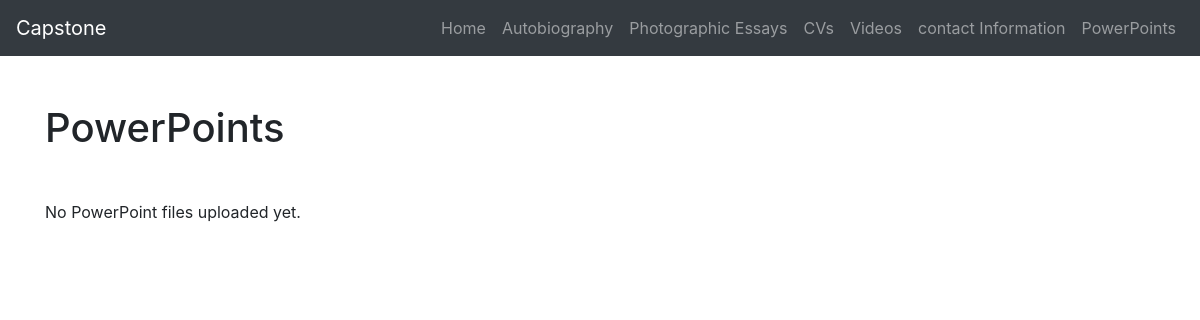
Page /powerpoints/ (signed in) on the earlier database version.
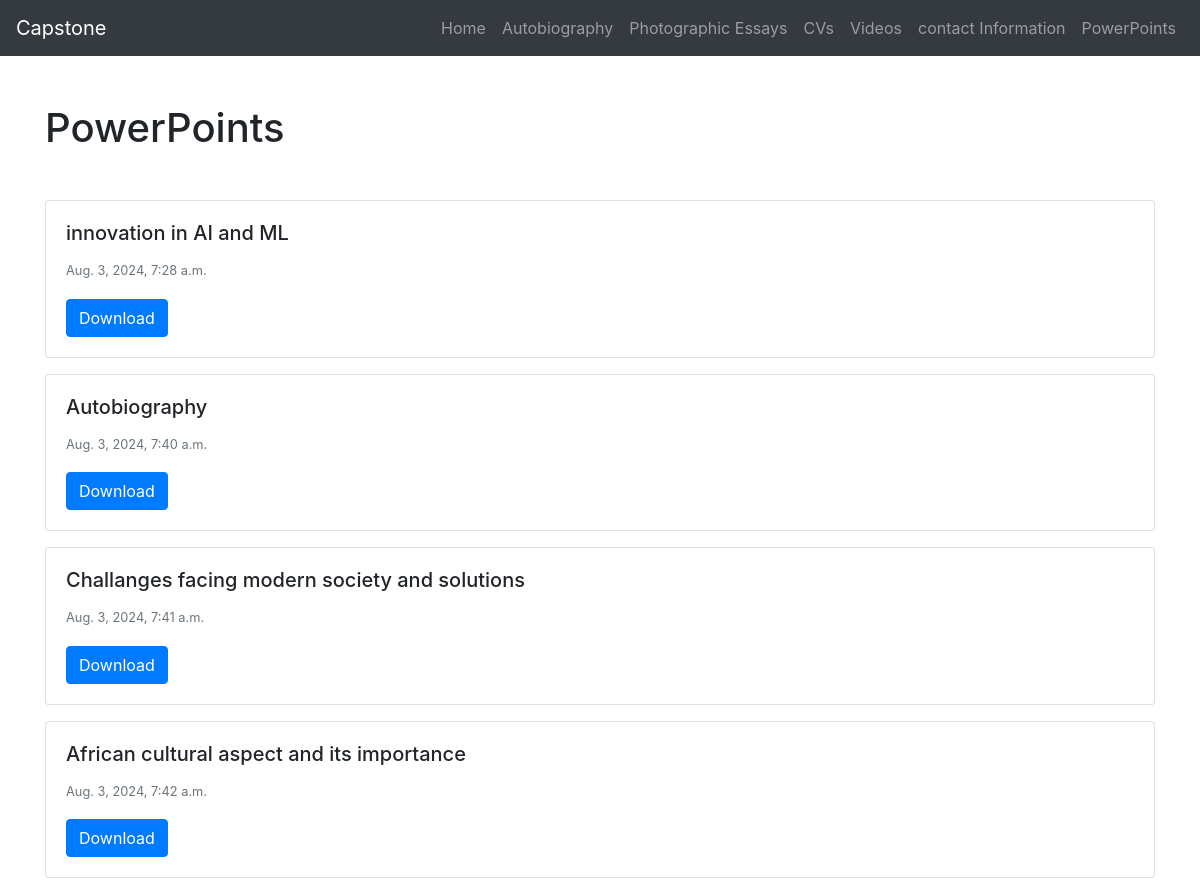
Same page on the later database version.
### powerpoint/models.py (models this page shows, shortened)
class PowerPoint(models.Model):
    title = models.CharField(max_length=100)
    file = models.FileField(upload_to='powerpoints/')
    uploaded_at = models.DateTimeField(auto_now_add=True)

### powerpoint/views.py (the view)
# urls.py: path('', views.powerpoint_list, name='powerpoint_list'),
@login_required
def powerpoint_list(request):
    powerpoints = PowerPoint.objects.all()
    return render(request, 'powerpoint/powerpoint_list.html', {'powerpoints': powerpoints})

### templates/powerpoint/powerpoint_list.html
{% extends 'core/base.html' %}
{% block content %}
<div class="container mt-5">
    <h1 class="mb-4">PowerPoints</h1>
    <div class="mt-5">
        {% for powerpoint in powerpoints %}
        <div class="card mb-3">
            <div class="card-body">
                <h5 class="card-title">{{ powerpoint.title }}</h5>
                <p class="card-text"><small class="text-muted">{{ powerpoint.uploaded_at }}</small></p>
                <a href="{{ powerpoint.file.url }}" class="btn btn-primary" download>Download</a>
            </div>
        </div>
        {% empty %}
        <p>No PowerPoint files uploaded yet.</p>
        {% endfor %}
    </div>
</div>
{% endblock %}

### templates/core/base.html (shortened to what this page needs)
<!DOCTYPE html>
{% load static %}
   <html lang="en">
    <head>
      <link rel="stylesheet" href="https://stackpath.bootstrapcdn.com/bootstrap/4.5.2/css/bootstrap.min.css">
      <link rel="stylesheet" href="{% static 'css/styles.css' %}">
  </head>
     <body>
      {% include 'core/navbar.html' %}
       {% block content %} {% endblock %}
     </body>
   </html>

### templates/core/navbar.html (shortened to what this page needs)
<nav class="navbar navbar-expand-lg navbar-dark bg-dark">
    <a class="navbar-brand" href="{% url 'home' %}">Capstone</a>
    <div class="collapse navbar-collapse" id="navbarNav">
      <ul class="navbar-nav ml-auto">
        <li class="nav-item">
          <a class="nav-link" href="{% url 'home' %}">Home</a>
        </li>
        <li class="nav-item">
          <a class="nav-link" href="{% url 'autobiography-view' %}">Autobiography</a>
        </li>
        <li class="nav-item">
          <a class="nav-link" href="{% url 'photo_essays' %}">Photographic Essays</a>
        </li>
        <li class="nav-item">
          <a class="nav-link" href="{% url 'cv' %}">CVs</a>
        </li>
        <li class="nav-item">
          <a class="nav-link" href="{% url 'videos' %}">Videos</a>
        </li>
        <li class="nav-item">
          <a class="nav-link" href="{% url 'contacts' %}">contact Information</a>
        </li>
        <li class="nav-item">
          <a class="nav-link" href="{% url 'powerpoint_list' %}">PowerPoints</a>
        </li>
      </ul>
    </div>
  </nav>

### static/css/styles.css (style rules this page uses)
.navbar-brand, .navbar-nav .nav-link { color: #ffffff; }
.card { margin-bottom: 20px; }
.card-title { font-size: 1.25rem; }
.card-text { line-height: 1.6; }

Differences in the rows shown:
added PowerPoint: title "innovation in AI and ML", uploaded_at "Aug. 3, 2024, 7:28 a.m."
added PowerPoint: title "Autobiography", uploaded_at "Aug. 3, 2024, 7:40 a.m."
added PowerPoint: title "Challanges facing modern society and solutions", uploaded_at "Aug. 3, 2024, 7:41 a.m."
added PowerPoint: title "African cultural aspect and its importance", uploaded_at "Aug. 3, 2024, 7:42 a.m."
Other differences:
text no longer shown: "No PowerPoint files uploaded yet."
